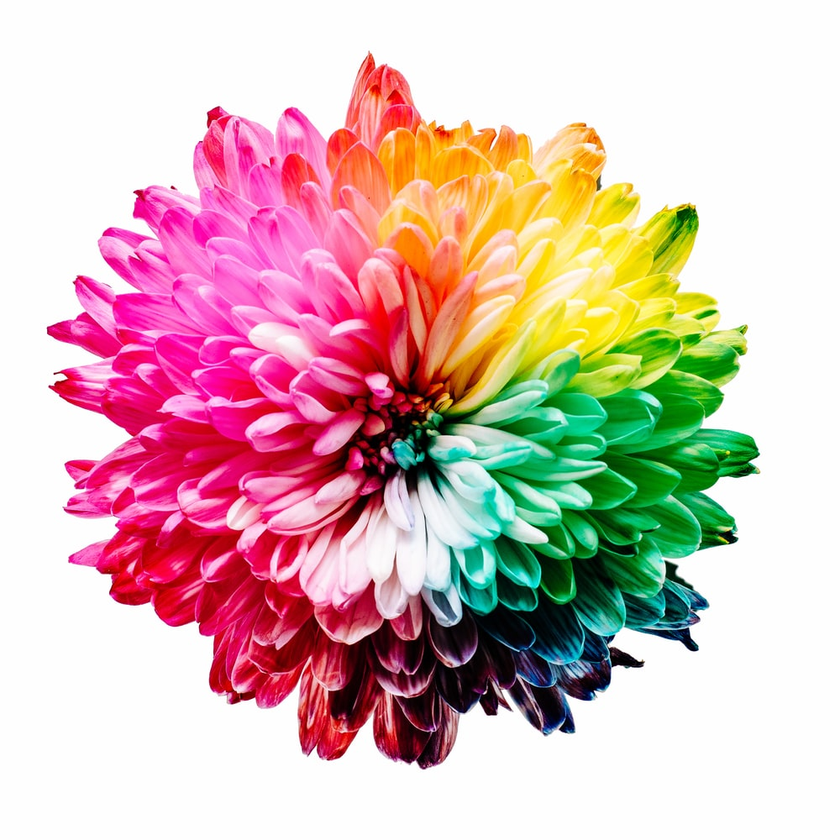
#> input picture assets/images/colorful_flower.png, 840 x 840 px, shrunk from 1000 x 1000 before the run; its folder holds 2 pictures in this run
$ python montages.py
#> lines starting #> are read from the running program, lines starting #| are printed output that depends on the picture
from imutils import build_montages
import argparse, random, cv2
import pathlib
import os
import glob


ap = argparse.ArgumentParser()
ap.add_argument('-i', '--images', default='../assets/images/', help='path to input dir of imgs')
ap.add_argument('-s', '--sample', type=int, default=21)
args = vars(ap.parse_args())

base_path = pathlib.Path.cwd()/args['images']
print(f'path looking at: {base_path}')

imagePaths = []
for fn in os.listdir(str(base_path)):
    if pathlib.Path(fn).parts[-1][-4:] == '.png':
        imagePaths.append(str(base_path/fn))

random.shuffle(imagePaths)
imagePaths = imagePaths[:args["sample"]] #python can handle this being > len(imagePaths)


images = []
for imagePath in imagePaths:
    image = cv2.imread(imagePath)
#> image is the input picture: shape (840, 840, 3); mean B, G, R 182.7, 186.5, 216.1
    images.append(image)
    print(f'appending: {pathlib.Path(imagePath).parts[-1]}')

if len(images) > 0:
    montages = build_montages(images, (128,196), (7,3)) #img_list, size to reshape, colsxrows
#> montages = 1 item

    for montage in montages:
        cv2.imshow('montage', montage)
        cv2.waitKey(0)
#> this loop made 1 pass
#> pass 1, `cv2.imshow('montage', montage)`:
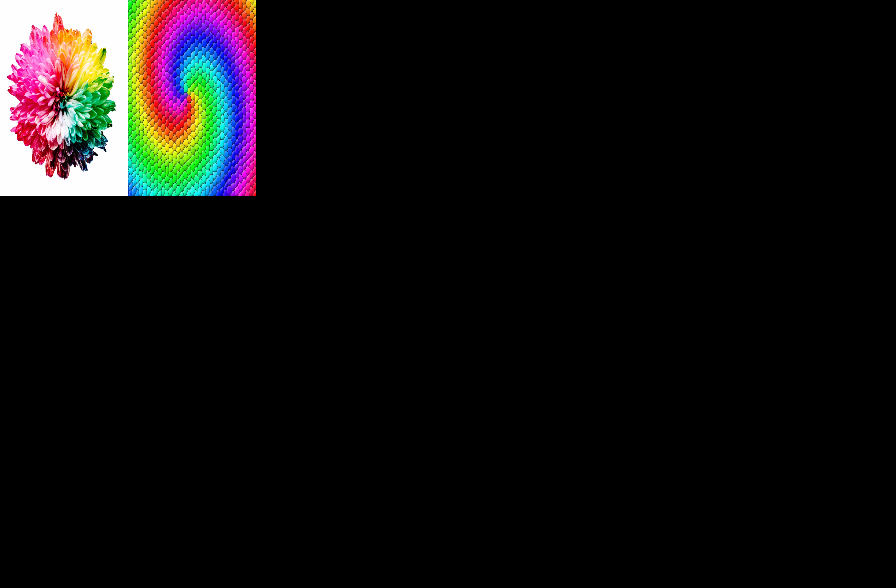
#> window 'montage': shape (588, 896, 3); mean B, G, R 14.7, 14.3, 16.3
else:
    print('images loaded improperly or no images in input path')
